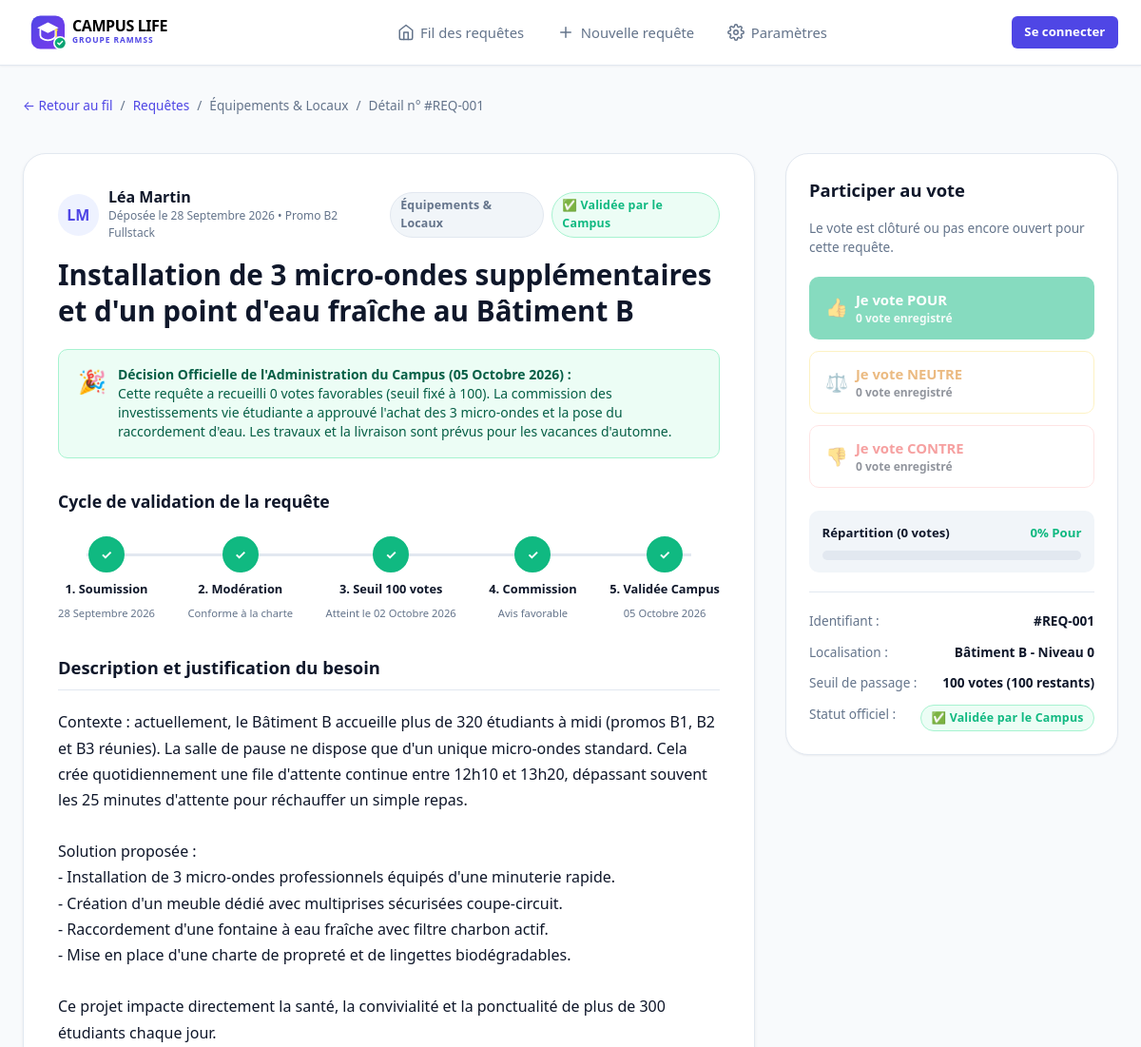
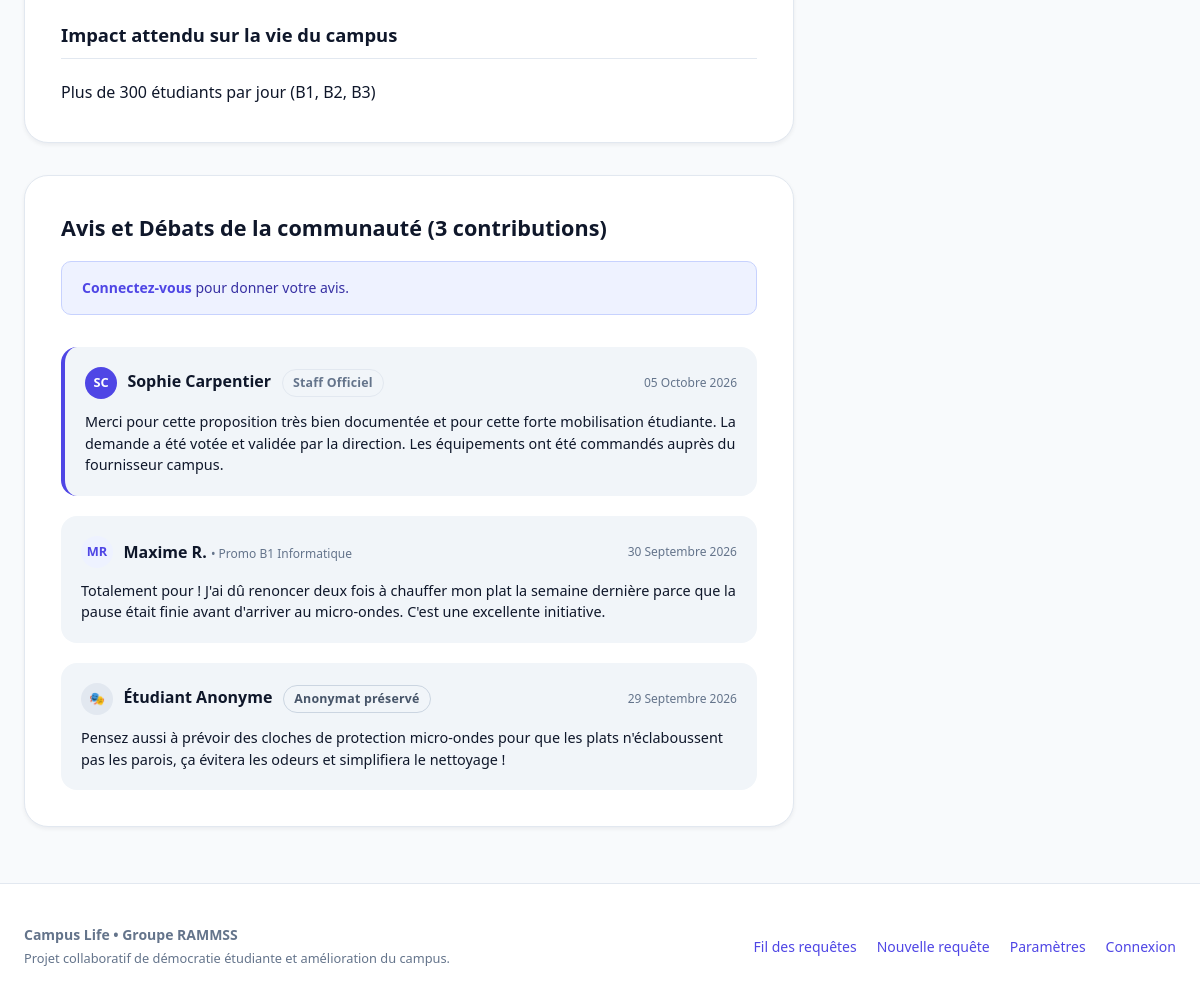
Screenshot of /detail.php?id=1 with the database file from the repository (2 pictures, top to bottom).
### tables this page shows
CREATE TABLE `requests` (
  `id` INT UNSIGNED NOT NULL AUTO_INCREMENT,
  `user_id` INT UNSIGNED NOT NULL,
  `category_id` INT UNSIGNED NOT NULL,
  `title` VARCHAR(100) NOT NULL,
  `description` TEXT NOT NULL,
  `location` VARCHAR(150) DEFAULT NULL,
  `impact` VARCHAR(255) DEFAULT NULL,
  `is_anonymous` TINYINT(1) NOT NULL DEFAULT 0,
  `status` ENUM('pending','voting','threshold','validated','rejected') NOT NULL DEFAULT 'pending',
  `is_reported` TINYINT(1) NOT NULL DEFAULT 0,
  `report_reason` VARCHAR(255) DEFAULT NULL,
  `decision_comment` TEXT DEFAULT NULL,
  `created_at` DATETIME NOT NULL DEFAULT CURRENT_TIMESTAMP,
  `moderated_at` DATETIME DEFAULT NULL,
  `threshold_at` DATETIME DEFAULT NULL,
  `validated_at` DATETIME DEFAULT NULL,
  PRIMARY KEY (`id`),
  KEY `idx_status` (`status`),
  CONSTRAINT `fk_requests_user` FOREIGN KEY (`user_id`) REFERENCES `users` (`id`) ON DELETE CASCADE,
  CONSTRAINT `fk_requests_category` FOREIGN KEY (`category_id`) REFERENCES `categories` (`id`)
);

CREATE TABLE `categories` (
  `id` INT UNSIGNED NOT NULL AUTO_INCREMENT,
  `slug` VARCHAR(40) NOT NULL,
  `name` VARCHAR(100) NOT NULL,
  PRIMARY KEY (`id`),
  UNIQUE KEY `uniq_slug` (`slug`)
);

CREATE TABLE `comments` (
  `id` INT UNSIGNED NOT NULL AUTO_INCREMENT,
  `request_id` INT UNSIGNED NOT NULL,
  `user_id` INT UNSIGNED NOT NULL,
  `content` TEXT NOT NULL,
  `is_anonymous` TINYINT(1) NOT NULL DEFAULT 0,
  `created_at` DATETIME NOT NULL DEFAULT CURRENT_TIMESTAMP,
  PRIMARY KEY (`id`),
  CONSTRAINT `fk_comments_request` FOREIGN KEY (`request_id`) REFERENCES `requests` (`id`) ON DELETE CASCADE,
  CONSTRAINT `fk_comments_user` FOREIGN KEY (`user_id`) REFERENCES `users` (`id`) ON DELETE CASCADE
);

CREATE TABLE `users` (
  `id` INT UNSIGNED NOT NULL AUTO_INCREMENT,
  `first_name` VARCHAR(60) NOT NULL,
  `last_name` VARCHAR(60) NOT NULL,
  `email` VARCHAR(190) NOT NULL,
  `password_hash` VARCHAR(255) NOT NULL,
  `role` ENUM('student','admin') NOT NULL DEFAULT 'student',
  `admin_function` VARCHAR(30) DEFAULT NULL,
  `promo` VARCHAR(100) DEFAULT NULL,
  `theme` ENUM('auto','light','dark') NOT NULL DEFAULT 'auto',
  `notif_validation` TINYINT(1) NOT NULL DEFAULT 1,
  `notif_threshold` TINYINT(1) NOT NULL DEFAULT 1,
  `notif_comments` TINYINT(1) NOT NULL DEFAULT 0,
  `default_anon` TINYINT(1) NOT NULL DEFAULT 0,
  `created_at` DATETIME NOT NULL DEFAULT CURRENT_TIMESTAMP,
  PRIMARY KEY (`id`),
  UNIQUE KEY `uniq_email` (`email`)
);

### includes/db.php (called while the page is built, shortened)
<?php
function db(): PDO
{
    static $pdo = null;
    if ($pdo === null) {
        $dsn = 'mysql:host=' . DB_HOST . ';port=' . DB_PORT . ';dbname=' . DB_NAME . ';charset=utf8mb4';
        try {
            $pdo = new PDO($dsn, DB_USER, DB_PASS, [
                PDO::ATTR_ERRMODE => PDO::ERRMODE_EXCEPTION,
                PDO::ATTR_DEFAULT_FETCH_MODE => PDO::FETCH_ASSOC,
                PDO::ATTR_EMULATE_PREPARES => false,
            ]);
        } catch (PDOException $e) {
            http_response_code(500);
            echo '<h1>Connexion à la base de données impossible</h1>';
            echo '<p>Vérifiez que MAMP est démarré et que la base <code>' . DB_NAME . '</code> a été importée via phpMyAdmin (fichier <code>database/rammss.sql</code>).</p>';
            echo '<pre>' . htmlspecialchars($e->getMessage()) . '</pre>';
            exit;
        }
    }
    return $pdo;
}

### detail.php (the view, shortened to what this page needs)
<?php
require_once __DIR__ . '/includes/functions.php';
$user = current_user();
$id = (int) ($_GET['id'] ?? 0);
$r = find_request($id);
$isAuthor = $r && $user && (int) $r['user_id'] === (int) $user['id'];
$s = vote_stats($r);
$author = author_display($r);
$myVote = $user ? user_vote($id, (int) $user['id']) : null;
$canVote = in_array($r['status'], ['voting', 'threshold'], true) && !$r['is_reported'];
$stmt = db()->prepare('
    SELECT cm.*, u.first_name, u.last_name, u.promo, u.role
    FROM comments cm JOIN users u ON u.id = cm.user_id
    WHERE cm.request_id = ? ORDER BY (u.role = \'admin\') DESC, cm.created_at DESC
');
$stmt->execute([$id]);
$comments = $stmt->fetchAll();
$st = $r['status'];
$order = ['pending' => 1, 'voting' => 2, 'threshold' => 3, 'validated' => 5, 'rejected' => 1];
$reached = $order[$st];
$steps = [
    ['label' => '1. Soumission', 'sub' => format_date_fr($r['created_at'])],
    ['label' => '2. Modération', 'sub' => $st === 'pending' ? 'En cours d\'examen' : ($st === 'rejected' ? 'Rejetée' : 'Conforme à la charte')],
    ['label' => '3. Seuil ' . VOTE_THRESHOLD . ' votes', 'sub' => $r['threshold_at'] ? 'Atteint le ' . format_date_fr($r['threshold_at']) : $s['pro'] . ' / ' . VOTE_THRESHOLD . ' votes Pour'],
    ['label' => '4. Commission', 'sub' => $st === 'validated' ? 'Avis favorable' : ($st === 'threshold' ? 'En examen' : 'En attente')],
    ['label' => '5. Validée Campus', 'sub' => $r['validated_at'] ? format_date_fr($r['validated_at']) : 'En attente'],
];
$stepClass = function (int $i) use ($reached, $st): string {
    if ($st === 'rejected') {
        return $i === 0 ? 'completed' : ($i === 1 ? 'rejected' : '');
    }
    if ($i < $reached) {
        return 'completed';
    }
    return $i === $reached ? 'current' : '';
};
require __DIR__ . '/includes/header.php';
?>
  <div class="container detail-header">
    <nav class="breadcrumb" aria-label="Fil d'Ariane">
      <a href="index.php">&larr; Retour au fil</a>
      <span>/</span>
      <a href="index.php">Requêtes</a>
      <span>/</span>
      <span><?= e($r['category_name']) ?></span>
      <span>/</span>
      <span>Détail n° <?= request_ref($id) ?></span>
    </nav>
  </div>
  <main class="container">
    <div class="detail-layout">
      <section class="detail-main-content">
        <div class="form-card" style="margin-bottom: 2rem;">
          <div class="card-top" style="margin-bottom: 1rem;">
            <div class="card-author-meta">
              <div class="avatar<?= $author['anon'] ? ' avatar-anon' : '' ?>" style="width: 2.75rem; height: 2.75rem; font-size: 1rem;"><?= e($author['initials']) ?></div>
              <div class="author-info">
                <span class="author-name" style="font-size: 1rem;"><?= e($author['name']) ?><?= $author['anon'] && $isAuthor ? ' (vous)' : '' ?></span>
                <span class="post-date">Déposée le <?= e(format_date_fr($r['created_at'])) ?> &bull; <?= e($author['promo']) ?></span>
              </div>
            </div>
            <div class="card-badges">
              <span class="badge badge-category"><?= e($r['category_name']) ?></span>
              <?= status_badge($r) ?>
            </div>
          </div>
          <h1 style="font-size: 1.85rem; font-weight: 800; line-height: 1.3; margin-bottom: 1.25rem;"><?= e($r['title']) ?></h1>
          <?php if ($st === 'validated'): ?>
          <div class="alert alert-success">
            <span style="font-size: 1.5rem;">🎉</span>
            <div>
              <strong>Décision Officielle de l'Administration du Campus (<?= e(format_date_fr($r['validated_at'])) ?>) :</strong>
              <p>Cette requête a recueilli <?= $s['pro'] ?> votes favorables (seuil fixé à <?= VOTE_THRESHOLD ?>). <?= e($r['decision_comment']) ?></p>
            </div>
          </div>
          <?php endif; ?>
          <div style="margin-top: 2rem; margin-bottom: 2rem;">
            <h3 style="font-size: 1.1rem; font-weight: 700; margin-bottom: 0.5rem;">Cycle de validation de la requête</h3>
            <div class="stepper-horizontal">
              <?php foreach ($steps as $i => $step): $cls = $stepClass($i); ?>
                <div class="step-item <?= $cls ?>">
                  <div class="step-circle"><?= $cls === 'completed' ? '✓' : ($cls === 'rejected' ? '✕' : $i + 1) ?></div>
                  <div class="step-label"><?= e($step['label']) ?></div>
                  <div class="step-subtext"><?= e($step['sub']) ?></div>
                </div>
              <?php endforeach; ?>
            </div>
          </div>
          <article style="display: flex; flex-direction: column; gap: 1.25rem; font-size: 1rem; line-height: 1.7; color: var(--text-main);">
            <h3 style="font-size: 1.15rem; font-weight: 700; border-bottom: 1px solid var(--border-color); padding-bottom: 0.5rem;">
              Description et justification du besoin
            </h3>
            <p class="request-description"><?= e($r['description']) ?></p>
            <?php if ($r['impact']): ?>
              <h3 style="font-size: 1.15rem; font-weight: 700; border-bottom: 1px solid var(--border-color); padding-bottom: 0.5rem;">
                Impact attendu sur la vie du campus
              </h3>
              <p><?= e($r['impact']) ?></p>
            <?php endif; ?>
          </article>
        </div>
        <section class="form-card" id="comments" aria-label="Commentaires et avis des étudiants">
          <h2 style="font-size: 1.35rem; font-weight: 700; margin-bottom: 1rem;">
            Avis et Débats de la communauté (<?= count($comments) ?> contribution<?= count($comments) > 1 ? 's' : '' ?>)
          </h2>
          <?php if ($user): ?>
          <form action="detail.php?id=<?= $id ?>" method="post" style="margin-bottom: 2rem;">
            <?= csrf_field() ?>
            <input type="hidden" name="action" value="comment">
            <div class="form-group">
              <label for="comment-text" class="form-label">
                Ajouter un commentaire constructif
                <span class="form-hint">Respectez la charte de bienveillance</span>
              </label>
              <textarea id="comment-text" name="content" class="form-control" required maxlength="2000" placeholder="Donnez votre avis, une précision ou une suggestion pour enrichir cette requête..."></textarea>
            </div>
            <div style="display: flex; align-items: center; justify-content: space-between; flex-wrap: wrap; gap: 1rem;">
              <label style="display: flex; align-items: center; gap: 0.5rem; font-size: 0.85rem; color: var(--text-muted); cursor: pointer;">
                <input type="checkbox" name="is_anonymous" value="1"<?= $user['default_anon'] ? ' checked' : '' ?>>
                Publier cet avis de façon anonyme 🎭
              </label>
              <button type="submit" class="btn btn-primary">Publier mon avis</button>
            </div>
          </form>
          <?php else: ?>
            <div class="alert alert-info" style="margin-bottom: 2rem;">
              <div><a href="login.php?redirect=<?= e(urlencode('detail.php?id=' . $id)) ?>" style="font-weight: 600;">Connectez-vous</a> pour donner votre avis.</div>
            </div>
          <?php endif; ?>
          <div class="comment-list">
            <?php foreach ($comments as $c): ?>
              <?php $isStaff = $c['role'] === 'admin' && !$c['is_anonymous']; ?>
              <div class="comment-item"<?= $isStaff ? ' style="border-left: 4px solid var(--primary);"' : '' ?>>
                <div class="comment-header">
                  <div class="card-author-meta">
                    <?php if ($c['is_anonymous']): ?>
                      <div class="avatar avatar-anon">🎭</div>
                      <div>
                        <strong>Étudiant Anonyme</strong>
                        <span class="badge badge-anon" style="margin-left: 0.4rem;">Anonymat préservé</span>
                      </div>
                    <?php else: ?>
                      <div class="avatar"<?= $isStaff ? ' style="background-color: var(--primary); color: #fff;"' : '' ?>><?= e(initials($c['first_name'], $c['last_name'])) ?></div>
                      <div>
                        <strong><?= e($isStaff ? $c['first_name'] . ' ' . $c['last_name'] : short_name($c)) ?></strong>
                        <?php if ($isStaff): ?>
                          <span class="badge badge-category" style="margin-left: 0.4rem;">Staff Officiel</span>
                        <?php else: ?>
                          <span class="post-date">&bull; <?= e($c['promo']) ?></span>
                        <?php endif; ?>
                      </div>
                    <?php endif; ?>
                  </div>
                  <span class="post-date"><?= e(format_date_fr($c['created_at'])) ?></span>
                </div>
                <p style="font-size: 0.9rem; line-height: 1.5; white-space: pre-line;"><?= e($c['content']) ?></p>
              </div>
            <?php endforeach; ?>
          </div>
        </section>
      </section>
      <aside class="detail-sidebar">
        <div class="sidebar-card" style="position: sticky; top: 5.5rem;">
          <h2 style="font-size: 1.15rem; font-weight: 700; margin-bottom: 1rem;">Participer au vote</h2>
          <p style="font-size: 0.85rem; color: var(--text-muted); margin-bottom: 1.25rem;">
            <?php if (!$canVote): ?>
              Le vote est clôturé ou pas encore ouvert pour cette requête.
            <?php elseif ($myVote): ?>
              Vous avez déjà voté. Vous pouvez modifier votre choix à tout moment.
            <?php else: ?>
              Votre vote est unique, vérifié par votre compte étudiant et comptabilisé immédiatement.
            <?php endif; ?>
          </p>
          <form method="post" action="vote.php" style="display: flex; flex-direction: column; gap: 0.75rem; margin-bottom: 1.5rem;">
            <?php
              $choices = [
                  'pro' => ['👍', 'Je vote POUR', $s['pro'], 'btn btn-success', '', ''],
                  'neutral' => ['⚖️', 'Je vote NEUTRE', $s['neutral'], 'btn btn-secondary', 'border-color: var(--warning-border);', 'color: #d97706;'],
                  'con' => ['👎', 'Je vote CONTRE', $s['con'], 'btn btn-secondary', 'border-color: var(--danger-border);', 'color: var(--danger);'],
              ];
            ?>
            <?php foreach ($choices as $value => [$icon, $label, $count, $cls, $style, $labelStyle]): ?>
              <button type="submit" name="value" value="<?= $value ?>" class="<?= $cls ?> vote-choice<?= $myVote === $value ? ' is-selected' : '' ?>"
                      style="width: 100%; justify-content: flex-start; padding: 0.75rem 1rem; <?= $style ?>"<?= $canVote ? '' : ' disabled' ?>>
                <span style="font-size: 1.2rem;"><?= $icon ?></span>
                <div style="text-align: left;">
                  <div style="font-weight: 700; <?= $labelStyle ?>"><?= $label ?><?= $myVote === $value ? ' ✓' : '' ?></div>
                  <div style="font-size: 0.75rem; opacity: 0.9;"><?= $count ?> vote<?= $count > 1 ? 's' : '' ?> enregistré<?= $count > 1 ? 's' : '' ?></div>
                </div>
              </button>
            <?php endforeach; ?>
          </form>
          <div class="vote-gauge-container">
            <div class="vote-gauge-header">
              <span>Répartition (<?= $s['total'] ?> votes)</span>
              <strong style="color: var(--success);"><?= $s['pro_pct'] ?>% Pour</strong>
            </div>
            <div class="vote-ratio-bar">
            </div>
          </div>
          <hr style="border: none; border-top: 1px solid var(--border-color); margin-block: 1.25rem;">
          <div style="display: flex; flex-direction: column; gap: 0.75rem; font-size: 0.85rem;">
            <div style="display: flex; justify-content: space-between;">
              <span style="color: var(--text-muted);">Identifiant :</span>
              <strong><?= request_ref($id) ?></strong>
            </div>
            <?php if ($r['location']): ?>
            <div style="display: flex; justify-content: space-between; gap: 1rem;">
              <span style="color: var(--text-muted);">Localisation :</span>
              <strong style="text-align: right;"><?= e($r['location']) ?></strong>
            </div>
            <?php endif; ?>
            <div style="display: flex; justify-content: space-between;">
              <span style="color: var(--text-muted);">Seuil de passage :</span>
              <strong><?= VOTE_THRESHOLD ?> votes <?= $s['pro'] >= VOTE_THRESHOLD ? '(Atteint ✅)' : '(' . $s['missing'] . ' restants)' ?></strong>
            </div>
            <div style="display: flex; justify-content: space-between;">
              <span style="color: var(--text-muted);">Statut officiel :</span>
              <?= status_badge($r) ?>
            </div>
          </div>
        </div>
      </aside>
    </div>
  </main>
<?php require __DIR__ . '/includes/footer.php'; ?>

### css/app.css (style rules this page uses)
.btn-vote:disabled, .btn:disabled { opacity: 0.5; cursor: not-allowed; }
.request-description { white-space: pre-line; }

### rows the page displays
requests: category.name "Équipements & Locaux", created_at "28 Septembre 2026", title "Installation de 3 micro-ondes supplémentaires et d'un point d'eau fraîche au Bâtiment B", validated_at "05 Octobre 2026", decision_comment "La commission des investissements vie étudiante a approuvé l'achat des 3 micro-ondes et la pose du raccordement d'eau. Les travaux et la livraison sont prévus pour les vacances d'automne.", status "validated" (drawn), description "Contexte : actuellement, le Bâtiment B accueille plus de 320 étudiants à midi (promos B1, B2 et B3 réunies). La salle de pause ne dispose que d'un unique micro-ondes standard. Cela crée quotidiennement une file d'attente continue entre 12h10 et 13h20, dépassant souvent les 25 minutes d'attente pour réchauffer un simple repas. Solution proposée : - Installation de 3 micro-ondes professionnels équipés d'une minuterie rapide. - Création d'un meuble dédié avec multiprises sécurisées coupe-circuit. - Raccordement d'une fontaine à eau fraîche avec filtre charbon actif. - Mise en place d'une charte de propreté et de lingettes biodégradables. Ce projet impacte directement la santé, la convivialité…", impact "Plus de 300 étudiants par jour (B1, B2, B3)", location "Bâtiment B - Niveau 0"
comments: user.last_name "SC", user+is_anonymous "Sophie Carpentier", shows "Staff Officiel", created_at "05 Octobre 2026", content "Merci pour cette proposition très bien documentée et pour cette forte mobilisation étudiante. La demande a été votée et validée par la direction. Les équipements ont été commandés auprès du fournisseur campus."
comments: user.last_name "MR", user.last_name "Maxime R.", user.promo "Promo B1 Informatique", created_at "30 Septembre 2026", content "Totalement pour ! J'ai dû renoncer deux fois à chauffer mon plat la semaine dernière parce que la pause était finie avant d'arriver au micro-ondes. C'est une excellente initiative."
comments: is_anonymous "Étudiant Anonyme", created_at "29 Septembre 2026", content "Pensez aussi à prévoir des cloches de protection micro-ondes pour que les plats n'éclaboussent pas les parois, ça évitera les odeurs et simplifiera le nettoyage !"

### other values shown
request_ref($id) "#REQ-001"
$author['initials'] "LM"
$author['name'] "Léa Martin"
$author['promo'] "Promo B2 Fullstack"
$s['pro'] "0"
VOTE_THRESHOLD "100"
$step['label'] "1. Soumission"
$step['sub'] "28 Septembre 2026"
$step['label'] "2. Modération"
$step['sub'] "Conforme à la charte"
$step['label'] "3. Seuil 100 votes"
$step['sub'] "Atteint le 02 Octobre 2026"
$step['label'] "4. Commission"
$step['sub'] "Avis favorable"
$step['label'] "5. Validée Campus"
